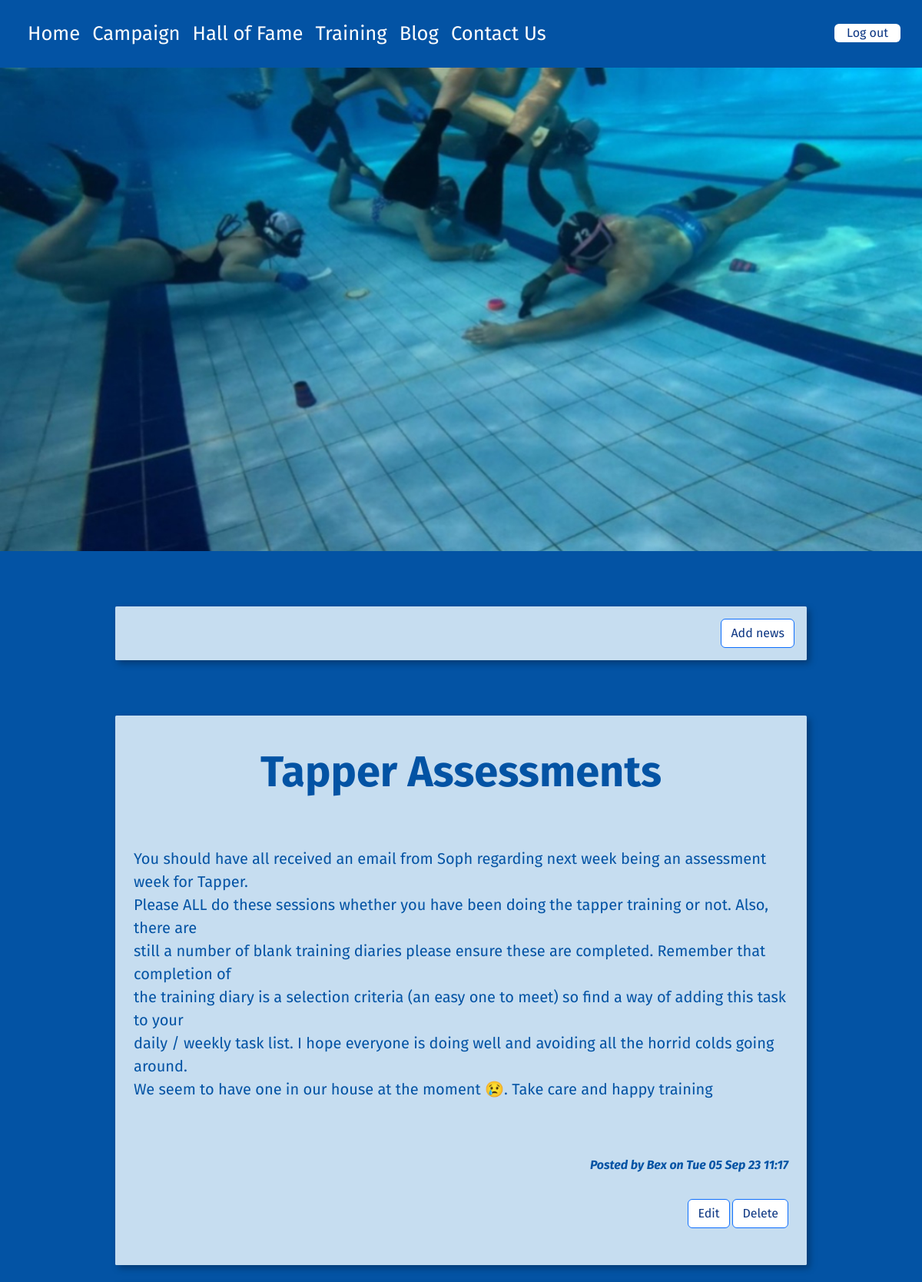
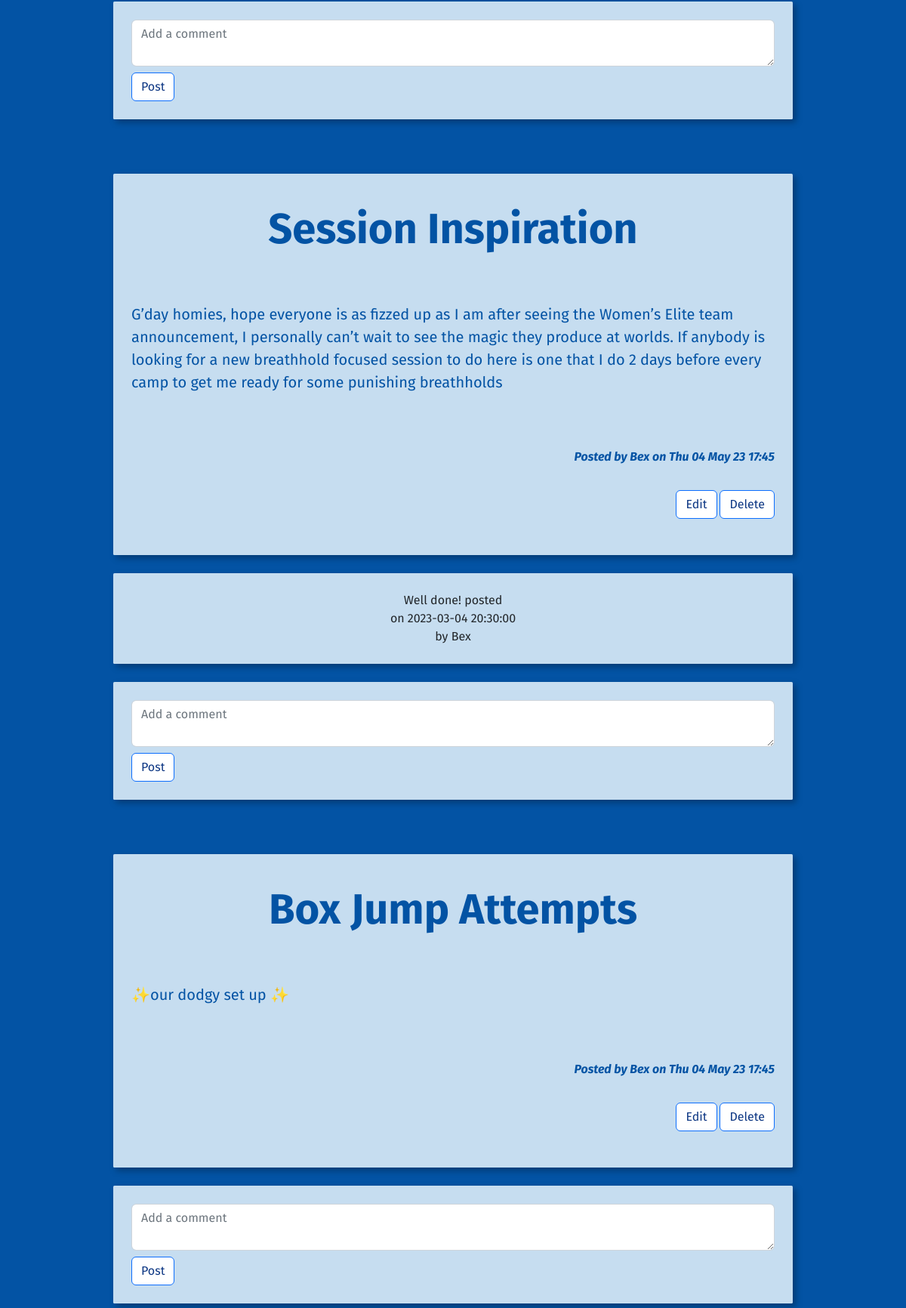
Screenshot of /blog (signed in, upper part) with the database file from the repository (2 pictures, top to bottom).
### tables this page shows
CREATE TABLE blog(
    blog_id integer primary key autoincrement not null,
    title text not null unique,
    content text not null unique,
    date not null,
    member_id integer not null,
    picture text,
    foreign key(member_id) references member(member_id)
);

CREATE TABLE member(
    member_id integer primary key autoincrement not null,
    name text not null,
    email text not null unique,
    password text not null,
    authorisation text not null
);

CREATE TABLE comments(
    comment_id integer primary key autoincrement not null,
    content text not null,
    date date not null,
    member_id integer not null,
    blog_id integer not null,
    foreign key(member_id) references member(member_id),
    foreign key(blog_id) references blog(blog_id)
);

### server.py (the view)
@app.route('/blog')
def blog():
    sql = """ select blog.blog_id, blog.title, blog.content, blog.date, blog.picture, member.name
        from blog
        join member on blog.member_id= member.member_id
        order by blog.date desc;
        """
    result_blog = run_search_query_tuples(sql, (), db_path, True)
    print(result_blog)
    sql = """select comments.comment_id, comments.content, comments.date, member.name,  blog.blog_id
    from comments
    join member on comments.member_id = member.member_id
    join blog on comments.blog_id = blog.blog_id
    order by comments.date desc;
    """
    result_comment = run_search_query_tuples(sql, (), db_path, True)
    print(result_comment)
    return render_template("blog.html", blog=result_blog, comments=result_comment)

### db_function.py (called while the page is built)
def run_search_query_tuples(sql_query, values_tuple, file_path, rowfactory=False):
    result = None
    try:
        db = sqlite3.connect(file_path)
        if rowfactory:
            db.row_factory = sqlite3.Row
        cursor = db.cursor()
        cursor.execute(sql_query, values_tuple)
        result = cursor.fetchall()
        cursor.close()
    except sqlite3.Error as error:
        print("Error running search query tuples: {}".format(error))
        return None
    db.close()
    if result is None:
        print("No search values were found")
    return result

### server.py (called while the page is built)
@app.template_filter()
def date(sqlite_dt):
    x = datetime.strptime(sqlite_dt, '%Y-%m-%d %H:%M:%S')
    return x.strftime('%a %d %b %y %H:%M')

### templates/blog.html (shortened to what this page needs)
{% extends "layout.html" %}
{% block banner %}
<img src="static/images/coverimage_1.jpeg" alt="Front Banner" class="d-block" style="width:100%;">
    <div class="hero"><h1> Blog Posts  </h1>
    </div>
{% endblock %}
{% block content %}
<div class="container-fluid p-5">
    {% if session and session['authorisation'] in ['Coach', 'Player'] %}
      <div class="news p-3 my-4 text-end">
        <a class="btn btn-primary" href="{{ url_for('blog_cud', id=0, task='add') }}">Add news</a>
      </div>
    {% endif %}
    {% for row in blog %}
    <div class="container-fluid p-4">
            <div class="news p-4 my-4">
                <h1 class="py-3" style="color:rgb(3,83,164);"> {{ row['title'] }}</h1>
                <p class="news-text fs-5 my-5" style="color:rgb(3,83,164);">{{row['content'] | replace("\n", "<br>") | safe }}</p>
                <div class="news-meta fst-italic mb-2" style="color: rgb(3,83,164);">Posted by {{row['name']}} on {{row['date'] | date }}</div>
                {% if session and session['authorisation']  in ['Coach'] %}
                <div class="news-meta py-4">
                    <a href="{{ url_for('blog_cud', id=row['blog_id'], task='update') }}" class="btn btn-primary" >Edit</a>
                    <a href="{{ url_for('blog_cud', id=row['blog_id'], task='delete') }}" class="btn btn-primary" >Delete</a>
                </div>
                {% endif %}
            </div>
        <div class="news">
            {% for comment in comments %}
                {% if row['blog_id'] == comment['blog_id'] %}
                        <div id="comment-{{loop.index}}" class="p-4 mb-4 container-sm rounded text-center">
                            <div class="">{{comment['content']}} posted
                                <br> on {{comment['date']}}
                                <br> by {{comment['name']}}
                            </div>
                        </div>
                {% endif %}
            {% endfor %}
        </div>
        {% if session and session['authorisation'] in ['Coach', 'Player', 'Parent'] %}
            <div class="news p-4">
                <form action="{{ url_for('comment_cud')}}" method="POST">
                    <textarea id="comment" name="comment" class="form-control" placeholder="Add a comment" rows="2"></textarea>
                    <button type="submit" id="submit" class="btn btn-primary mt-2">Post</button>
                </form>
            </div>
        {% endif %}
        </div>
    {% endfor %}
</div>
{% endblock %}

### static/styles.css (style rules this page uses)
:root { --brand-light: rgb(198,221,240); --brand-blue: rgb(3,83,164); --brand-medium: rgb(0,109,170); --brand-deep: rgb(12,54,131); --brand-light: rgb(110,169,216); }
body { background-color: var(--brand-blue); font-family: 'Fira sans', sans-serif; font-size: 100%; }
p { font-size: 1.6em; }
h1 { font-size: 3.5em; border: 0px solid red; padding:0; overflow: hidden; color: rgb(255,255,255,0.75); font-weight: bold; display: table; white-space: nowrap; margin: 0em; text-align: center; }
h1:before, h1:after { border-top: 3px rgb(255,255,255,0.75); content: ''; display: table-cell; position: relative; top: 0.65em; width: 50%; }
h1:before { right: 3%; }
h1:after { left: 3%; }
.hero { position: absolute; text-align: center; top: 50%; left: 50%; transform: translate(-50%, -50%); font-size: 1.7em; }
.btn { color: var(--brand-deep); background-color: white; }
.news { max-width: 900px; margin: auto; background-color: rgb(198,221,240); border-radius: 0.1em; filter: drop-shadow(0.25em 0.25em 0.25em rgba(0,0,0,0.3)); }
.news-text { font-size: 1.7em; }
.news-meta { text-align: end; font-weight: bold; }
.news-text { font-size: 1.4em; }
.news-meta { text-align: end; }

### rows the page displays
blog: title "Tapper Assessments", content "You should have all received an email from Soph regarding next week being an assessment week for Tapper. Please ALL do these sessions whether you have been doing the tapper training or not. Also, there are still a number of blank training diaries please ensure these are completed. Remember that completion of the training diary is a selection criteria (an easy one to meet) so find a way of adding this task to your daily / weekly task list. I hope everyone is doing well and avoiding all the horrid colds going around. We seem to have one in our house at the moment 😢. Take care and happy training", name "Bex", date "Tue 05 Sep 23 11:17"
blog: title "Session Inspiration", content "G’day homies, hope everyone is as fizzed up as I am after seeing the Women’s Elite team announcement, I personally can’t wait to see the magic they produce at worlds. If anybody is looking for a new breathhold focused session to do here is one that I do 2 days before every camp to get me ready for some punishing breathholds", name "Bex", date "Thu 04 May 23 17:45"
comments: content "Well done!", date "2023-03-04 20:30:00", name "Bex"
blog: title "Box Jump Attempts", content "✨our dodgy set up ✨", name "Bex", date "Thu 04 May 23 17:45"
